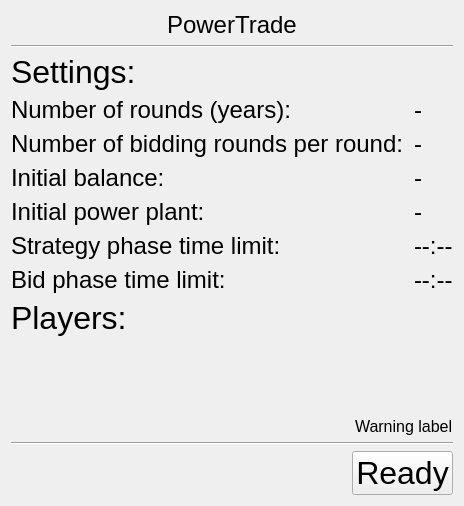
      <widget class="QWidget" name="page_lobby">
       <layout class="QVBoxLayout" name="verticalLayout_8">
        <item alignment="Qt::AlignHCenter|Qt::AlignTop">
         <widget class="QLabel" name="lobby_logo">
          <property name="sizePolicy">
           <sizepolicy hsizetype="Minimum" vsizetype="Minimum">
            <horstretch>0</horstretch>
            <verstretch>0</verstretch>
           </sizepolicy>
          </property>
          <property name="maximumSize">
           <size>
            <width>16777215</width>
            <height>50</height>
           </size>
          </property>
          <property name="font">
           <font>
            <pointsize>18</pointsize>
           </font>
          </property>
          <property name="text">
           <string>PowerTrade</string>
          </property>
         </widget>
        </item>
        <item>
         <widget class="Line" name="line_7">
          <property name="orientation">
           <enum>Qt::Horizontal</enum>
          </property>
         </widget>
        </item>
        <item>
         <widget class="QLabel" name="label_6">
          <property name="font">
           <font>
            <pointsize>24</pointsize>
           </font>
          </property>
          <property name="text">
           <string>Settings:</string>
          </property>
         </widget>
        </item>
        <item>
         <layout class="QFormLayout" name="formLayout_4">
          <property name="fieldGrowthPolicy">
           <enum>QFormLayout::AllNonFixedFieldsGrow</enum>
          </property>
          <property name="horizontalSpacing">
           <number>10</number>
          </property>
          <item row="0" column="0">
           <widget class="QLabel" name="label_10">
            <property name="font">
             <font>
              <pointsize>18</pointsize>
             </font>
            </property>
            <property name="text">
             <string>Number of rounds (years):</string>
            </property>
           </widget>
          </item>
          <item row="0" column="1">
           <widget class="QLabel" name="lobby_label_years">
            <property name="font">
             <font>
              <pointsize>18</pointsize>
             </font>
            </property>
            <property name="toolTip">
             <string>The number of strategy phases in the game where you can invest in power plants</string>
            </property>
            <property name="text">
             <string>-</string>
            </property>
           </widget>
          </item>
          <item row="1" column="0">
           <widget class="QLabel" name="label_11">
            <property name="font">
             <font>
              <pointsize>18</pointsize>
             </font>
            </property>
            <property name="text">
             <string>Number of bidding rounds per round:</string>
            </property>
           </widget>
          </item>
          <item row="1" column="1">
           <widget class="QLabel" name="lobby_label_bidRounds">
            <property name="font">
             <font>
              <pointsize>18</pointsize>
             </font>
            </property>
            <property name="toolTip">
             <string>The number of bidding phase for each year</string>
            </property>
            <property name="text">
             <string>-</string>
            </property>
           </widget>
          </item>
          <item row="2" column="0">
           <widget class="QLabel" name="label_13">
            <property name="font">
             <font>
              <pointsize>18</pointsize>
             </font>
            </property>
            <property name="text">
             <string>Initial balance:</string>
            </property>
           </widget>
          </item>
          <item row="2" column="1">
           <widget class="QLabel" name="lobby_label_startMoney">
            <property name="font">
             <font>
              <pointsize>18</pointsize>
             </font>
            </property>
            <property name="toolTip">
             <string>The starting money for your firm</string>
            </property>
            <property name="text">
             <string>-</string>
            </property>
           </widget>
          </item>
          <item row="3" column="0">
           <widget class="QLabel" name="label_16">
            <property name="font">
             <font>
              <pointsize>18</pointsize>
             </font>
            </property>
            <property name="text">
             <string>Initial power plant:</string>
            </property>
           </widget>
          </item>
          <item row="3" column="1">
           <widget class="QLabel" name="lobby_label_startPlant">
            <property name="font">
             <font>
              <pointsize>18</pointsize>
             </font>
            </property>
            <property name="toolTip">
             <string>The chosen initial power plant for this game</string>
            </property>
            <property name="text">
             <string>-</string>
            </property>
           </widget>
          </item>
          <item row="4" column="0">
           <widget class="QLabel" name="label_18">
            <property name="font">
             <font>
              <pointsize>18</pointsize>
             </font>
            </property>
            <property name="text">
             <string>Strategy phase time limit:</string>
            </property>
           </widget>
          </item>
          <item row="4" column="1">
           <widget class="QLabel" name="lobby_label_timeStrategy">
            <property name="font">
             <font>
              <pointsize>18</pointsize>
             </font>
            </property>
            <property name="toolTip">
             <string>The time for a strategy phase</string>
            </property>
            <property name="text">
             <string>--:--</string>
            </property>
           </widget>
          </item>
          <item row="5" column="0">
           <widget class="QLabel" name="label_20">
            <property name="font">
             <font>
              <pointsize>18</pointsize>
             </font>
            </property>
            <property name="text">
             <string>Bid phase time limit:</string>
            </property>
           </widget>
          </item>
          <item row="5" column="1">
           <widget class="QLabel" name="lobby_label_timeBid">
            <property name="font">
             <font>
              <pointsize>18</pointsize>
             </font>
            </property>
            <property name="toolTip">
             <string>The time for each bidding round</string>
            </property>
            <property name="text">
             <string>--:--</string>
            </property>
           </widget>
          </item>
         </layout>
        </item>
        <item>
         <widget class="QLabel" name="label_8">
          <property name="font">
           <font>
            <pointsize>24</pointsize>
           </font>
          </property>
          <property name="text">
           <string>Players:</string>
          </property>
         </widget>
        </item>
        <item>
         <widget class="QScrollArea" name="lobby_scrollArea">
          <property name="frameShape">
           <enum>QFrame::NoFrame</enum>
          </property>
          <property name="lineWidth">
           <number>0</number>
          </property>
          <property name="widgetResizable">
           <bool>true</bool>
          </property>
          <widget class="QWidget" name="scrollAreaWidgetContents_3">
           <property name="geometry">
            <rect>
             <x>0</x>
             <y>0</y>
             <width>65</width>
             <height>26</height>
            </rect>
           </property>
           <layout class="QGridLayout" name="gridLayout">
            <item row="0" column="0">
             <layout class="QGridLayout" name="lobby_gridLayout"/>
            </item>
            <item row="1" column="0">
             <spacer name="verticalSpacer_3">
              <property name="orientation">
               <enum>Qt::Vertical</enum>
              </property>
              <property name="sizeHint" stdset="0">
               <size>
                <width>20</width>
                <height>40</height>
               </size>
              </property>
             </spacer>
            </item>
           </layout>
          </widget>
         </widget>
        </item>
        <item>
         <layout class="QHBoxLayout" name="horizontalLayout_6">
          <property name="bottomMargin">
           <number>0</number>
          </property>
          <item>
           <spacer name="horizontalSpacer_19">
            <property name="orientation">
             <enum>Qt::Horizontal</enum>
            </property>
            <property name="sizeHint" stdset="0">
             <size>
              <width>40</width>
              <height>20</height>
             </size>
            </property>
           </spacer>
          </item>
          <item>
           <widget class="QLabel" name="lobby_label_warning">
            <property name="font">
             <font>
              <pointsize>12</pointsize>
             </font>
            </property>
            <property name="text">
             <string>Warning label</string>
            </property>
           </widget>
          </item>
         </layout>
        </item>
        <item>
         <widget class="Line" name="line_8">
          <property name="orientation">
           <enum>Qt::Horizontal</enum>
          </property>
         </widget>
        </item>
        <item>
         <layout class="QHBoxLayout" name="horizontalLayout_3">
          <item>
           <spacer name="horizontalSpacer_3">
            <property name="orientation">
             <enum>Qt::Horizontal</enum>
            </property>
            <property name="sizeHint" stdset="0">
             <size>
              <width>40</width>
              <height>20</height>
             </size>
            </property>
           </spacer>
          </item>
          <item>
           <widget class="QPushButton" name="lobby_button">
            <property name="font">
             <font>
              <pointsize>24</pointsize>
             </font>
            </property>
            <property name="text">
             <string>Ready</string>
            </property>
           </widget>
          </item>
         </layout>
        </item>
       </layout>
      </widget>
